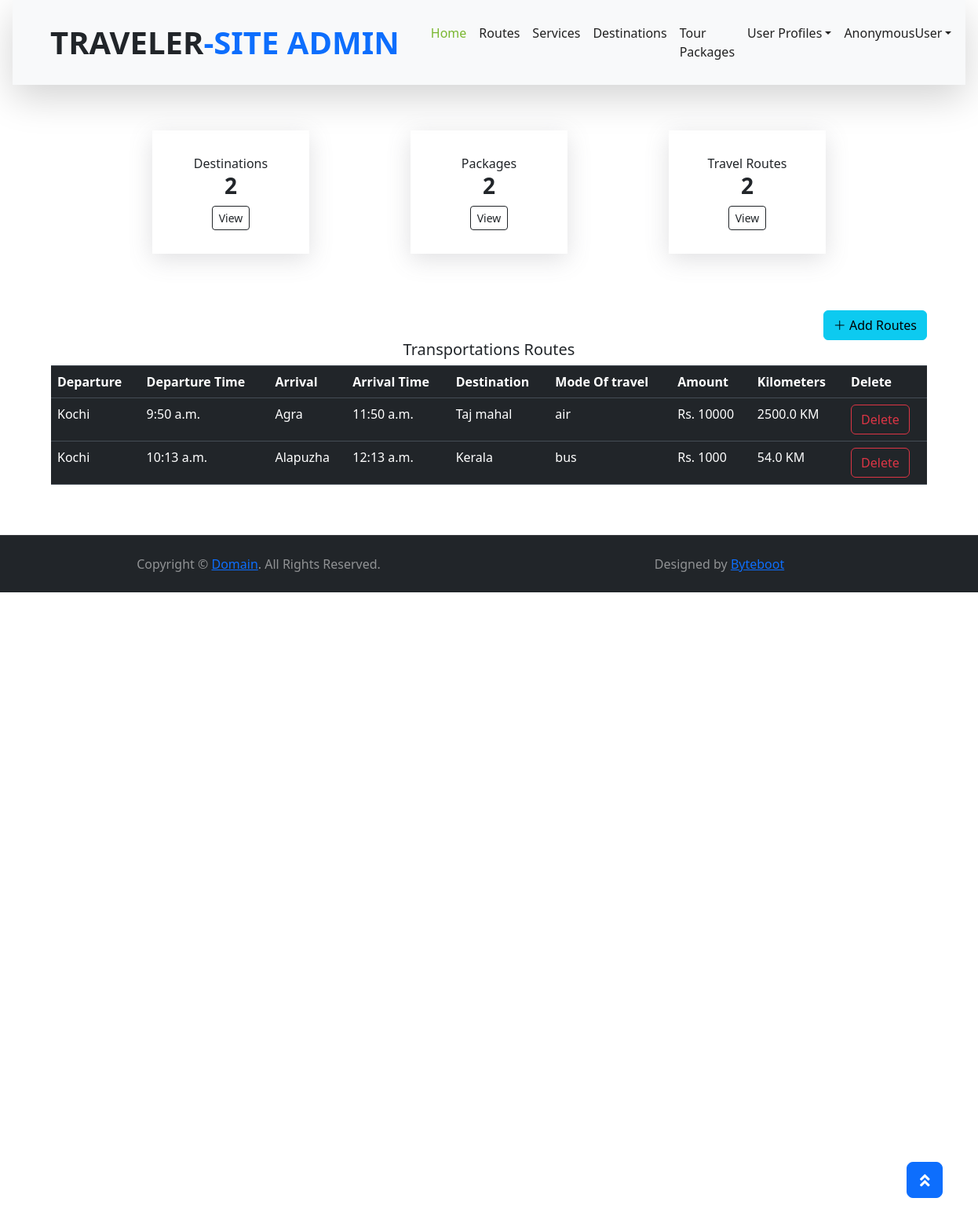
/destinations/RouteHome, run on an earlier commit of the app's database.
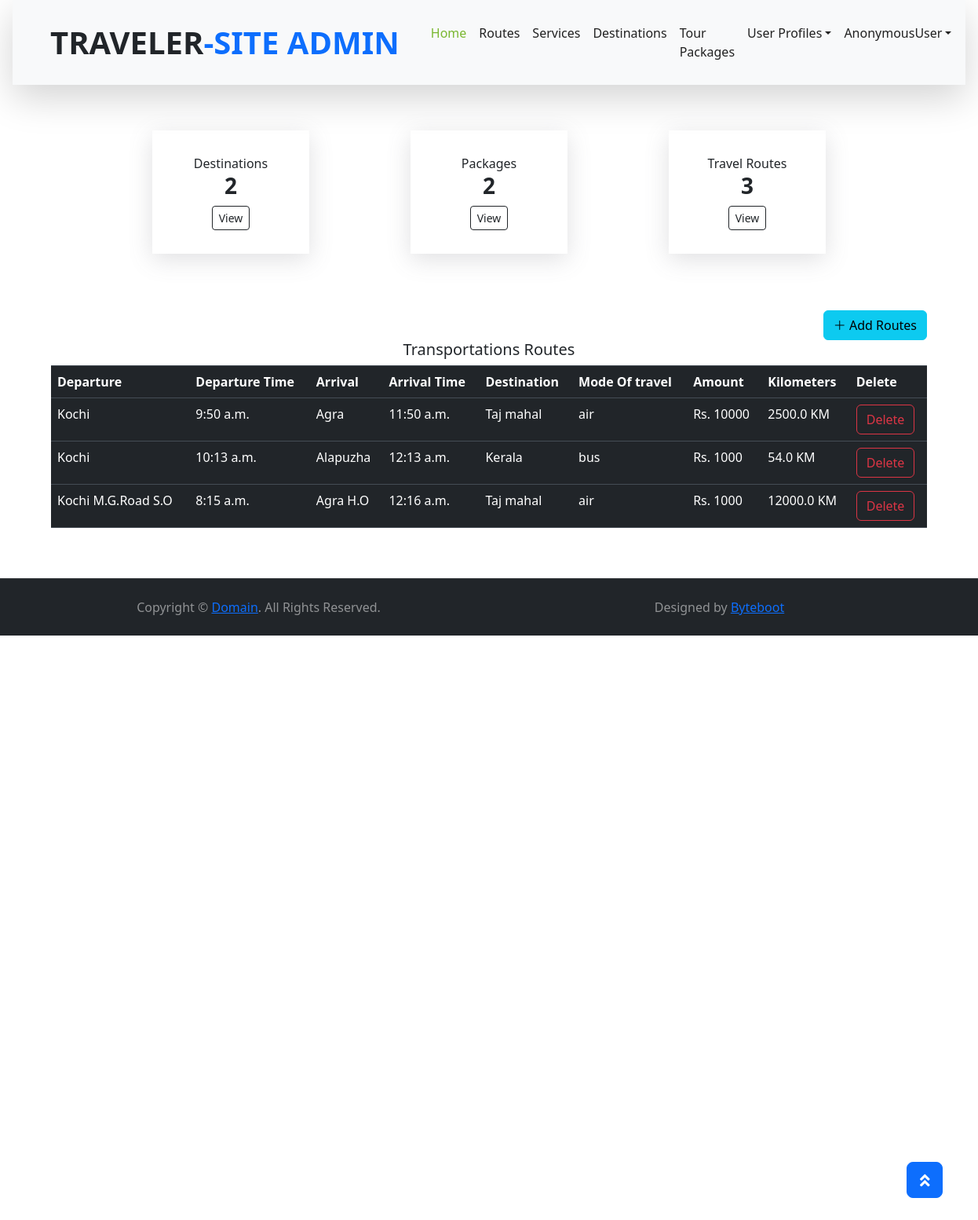
And on a later commit of the database.
### Destinations/models.py (models this page shows)
class Journey(models.Model):
    options = (("air","air"),("train","train"),("bus","bus"),("other","other"))
    staring_from = models.CharField(max_length=255,null=True,blank=True)
    spincode = models.IntegerField(null=True,blank=True)
    start_date = models.DateField(auto_now_add=False,null=True,blank=True),
    straing_time = models.TimeField(null=True,blank=True)
    destination = models.CharField(max_length=255,null=True,blank=True)
    epincode = models.IntegerField(null=True,blank=True)
    stopbetween_mode = models.CharField(max_length=255, choices=options,null=True,blank=True)
    stop_beteween = models.CharField(max_length=255,null=True)
    destination_include = models.ForeignKey(Destination, on_delete=models.SET_NULL,null=True,blank=True)
    end_date = models.DateField(auto_now_add=False,null=True,blank=True),
    ending_time = models.TimeField(null=True,blank=True)
    Time_Taken_toTravel_in_Hours = models.FloatField(null=True,blank=True)
    mode_of_travel = models.CharField(max_length=255, choices=options,null=True,blank=True)
    cost = models.IntegerField(null=True,blank=True)
    total_Kilomeaters = models.FloatField(null=True,blank=True)

class Destination(models.Model):
    destination_name = models.CharField(max_length=255)
    key_words = models.CharField(max_length=255)
    image = models.FileField(upload_to="destination_image")
    place = models.CharField(max_length=255)
    district = models.CharField(max_length=255)
    contry = models.ForeignKey(Contry, on_delete=models.CASCADE)
    date = models.DateField(auto_now_add=True)
    attractions = models.CharField(max_length=1000)
    address = models.TextField(max_length=1000)
    postel_code = models.IntegerField()
    def __str__(self):
        return self.destination_name

### Destinations/views.py (the view, shortened to what this page needs)
# urls.py: path("RouteHome",views.RouteHome,name="RouteHome"),
def RouteHome(request):
    desti = Destination.objects.all()
    paki = Packages.objects.all()
    form = JournyAddForm()
    jou = Journey.objects.all()
    context = {
        "noofdesti":len(desti),
        "lenpaki":len(paki),
        "jour":jou,
        "lenjour":len(jou),
        "form":form,
    }
    return render(request, "routes.html",context)

### templates/routes.html (shortened to what this page needs)
{% extends "adminindex.html" %}
{% block content %}
<br>
<div class="container mb-5">
    <div class="row">
        <div class="col-md-12 text-right">
            <button class="btn btn-info" data-bs-toggle="offcanvas" data-bs-target="#offcanvasRight" aria-controls="offcanvasRight"><i class="bi bi-plus-lg"></i> Add Routes </button>
        </div>
        <div class="col-md-12">
            <h5 class="text-center">Transportations Routes</h5>
            <div class="boxe">
                <table class="table table-dark table-stripped">
                    <tr>
                        <th>Departure</th>
                        <th>Departure Time</th>
                        <th>Arrival</th>
                        <th>Arrival Time</th>
                        <th>Destination</th>
                        <th>Mode Of travel</th>
                        <th> Amount</th>
                        <th>Kilometers</th>
                        <th>Delete</th>
                    </tr>
                    {% for dst in jour  %}
                    <tr>
                        <td>{{dst.staring_from}}</td>
                        <td>{{dst.straing_time}}</td>
                        <td>{{dst.destination}}</td>
                        <td>{{dst.ending_time}}</td>
                        <td>{{dst.destination_include}}</td>
                        <td>{{dst.mode_of_travel}}</td>
                        <td>Rs. {{dst.cost}}</td>
                        <td>{{dst.total_Kilomeaters}} KM</td>
                        <th><a href="{%url 'DeleteRoute' dst.id %}" class="btn btn-outline-danger">Delete</a></th>
                    </tr>
                    {% endfor %}
                </table>
            </div>
        </div>
    </div>
</div>
{% endblock%}

What changed in the data, as far as the page shows it:
added Journey: staring_from "Kochi M.G.Road S.O", straing_time "8:15 a.m.", destination "Agra H.O", ending_time "12:16 a.m.", destination_include "Taj mahal", mode_of_travel "air", cost "1000", total_Kilomeaters "12000.0"
Also different on the page:
{{ lenjour }}: "2" → "3"
